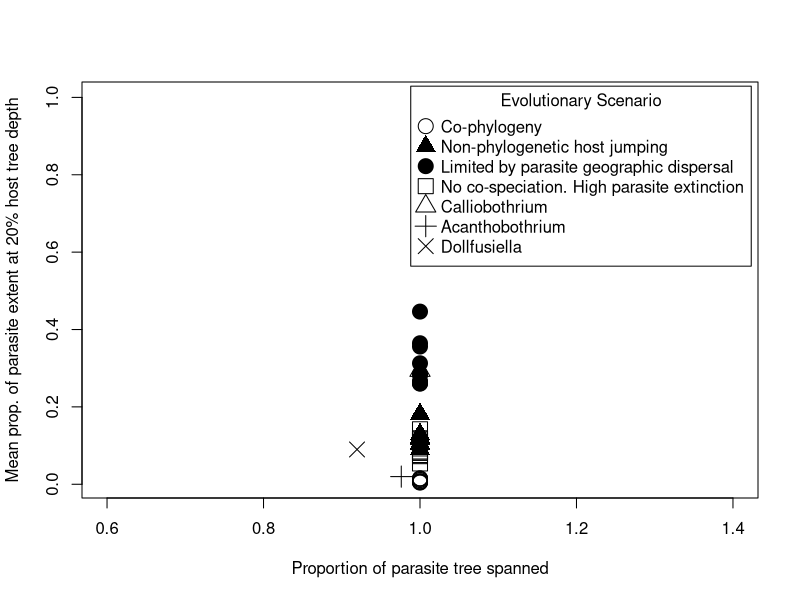

Recreate this plot in R.
dc = read.table('grand_summary_c.txt')
dn = read.table('grand_summary_n.txt')
dg = read.table('grand_summary_g.txt')
dr = read.table('grand_summary_r.txt')
er = read.table('empirical-stats.txt', stringsAsFactors=FALSE)

print(dc$V5)
print(dn$V5)
print(dg$V5)
r1 = er$V1[1]
r2 = er$V1[2]
r3 = er$V1[3]
minx = min(c(dc$V4, dn$V4, dg$V4, dr$V4))
maxx = max(c(1.0, dc$V4, dn$V4, dg$V4, dr$V4))
miny = min(c(dc$V5, dn$V5, dg$V5, dr$V5))
maxy = max(c(1.0, dc$V5, dn$V5, dg$V5, dr$V5))
pdf('scatter-rev-with-empirical.pdf')
plot(dc$V4, dc$V5,
        type="p",
        pch=1,
        #axes=FALSE,
        xlim=c(minx, maxx),
        ylim=c(miny, maxy),
        xlab="Proportion of parasite tree spanned",
        ylab="Mean prop. of parasite extent at 20% host tree depth",
        cex=2)
points(dn$V4, dn$V5, pch=17, cex=2)
points(dg$V4, dg$V5, pch=19, cex=2)
points(dr$V4, dr$V5, pch=0, cex=2)
points(er$V4[1], er$V5[1], pch=2, cex=2)
points(er$V4[2], er$V5[2], pch=3, cex=2)
points(er$V4[3], er$V5[3], pch=4, cex=2)
legend("topright",
        inset=0.01,
        title="Evolutionary Scenario",
        c(  "Co-phylogeny",
            "Non-phylogenetic host jumping",
            "Limited by parasite geographic dispersal",
            "No co-speciation. High parasite extinction",
            er$V1[[1]],
            er$V1[[2]],
            er$V1[[3]]),
        pch=c(1, 17, 19, 0, 2, 3, 4),
        pt.cex=c(2, 2, 2, 2, 2, 2, 2)
        )
dev.off()
